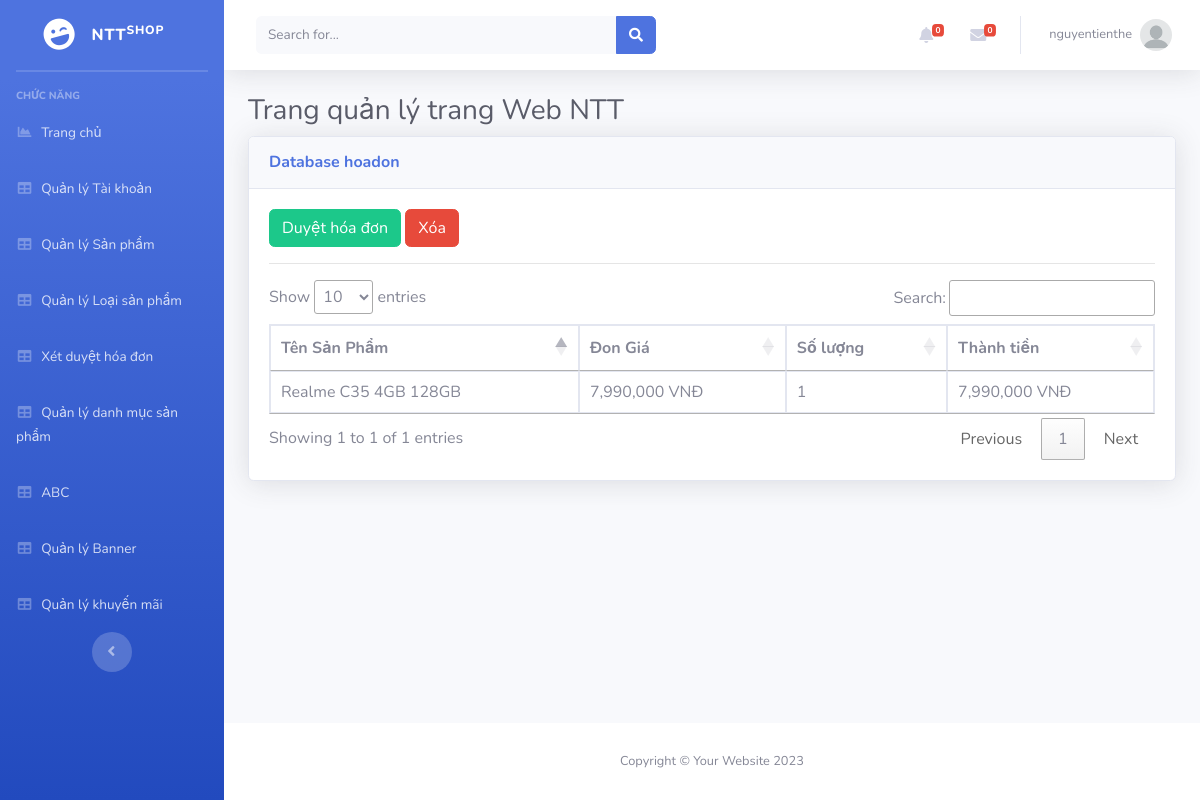
The app's page /Admin/index.php?mod=hoadon&act=chitiet&id=10 (signed in) with its own data.
### tables this page shows
CREATE TABLE `chitiethoadon` (
  `MaHD` int(11) NOT NULL,
  `MaSP` int(11) NOT NULL,
  `SoLuong` int(11) NOT NULL,
  `DonGia` float NOT NULL
);

CREATE TABLE `sanpham` (
  `MaSP` int(11) NOT NULL,
  `MaLSP` int(11) NOT NULL,
  `MaDM` int(11) NOT NULL,
  `TenSP` varchar(70) NOT NULL,
  `DonGia` int(11) NOT NULL,
  `SoLuong` int(10) UNSIGNED NOT NULL DEFAULT 1,
  `HinhAnh1` varchar(200) NOT NULL,
  `HinhAnh2` varchar(255) DEFAULT NULL,
  `HinhAnh3` varchar(255) DEFAULT NULL,
  `MaKM` int(11) NOT NULL,
  `ManHinh` varchar(50) DEFAULT NULL,
  `HDH` varchar(50) DEFAULT NULL,
  `CamSau` varchar(50) DEFAULT NULL,
  `CamTruoc` varchar(50) DEFAULT NULL,
  `CPU` varchar(50) DEFAULT NULL,
  `Ram` varchar(50) DEFAULT NULL,
  `Rom` varchar(50) DEFAULT NULL,
  `SDCard` varchar(50) DEFAULT NULL,
  `Pin` varchar(50) DEFAULT NULL,
  `SoSao` int(11) NOT NULL,
  `SoDanhGia` int(11) NOT NULL,
  `TrangThai` int(11) NOT NULL,
  `MoTa` text NOT NULL,
  `ThoiGian` datetime DEFAULT NULL
);

### Admin/MVC/controllers/HoadonController.php (called while the page is built, shortened)
<?php
require_once("MVC/models/hoadon.php");
class HoaDonController
{
    var $hoadon_model;
    public function __construct()
    {
        $this->hoadon_model = new Hoadon();
    }
    function chitiet()
    {
        $id = isset($_GET['id']) ? $_GET['id'] : 1;
        $data = $this->hoadon_model->chitiethoadon($id);
        require_once("MVC/Views/Admin/index.php");
    }
}

### Admin/MVC/Models/connection.php (called while the page is built, shortened)
<?php
    class Connection{
        function __construct()
        {
            $severname ="localhost";
            $username ="root";
            $password ="";
            $db_name ="ntt_shop";
            $this->conn = new mysqli($severname,$username,$password,$db_name);
        }
    }
?>

### Admin/MVC/Models/model.php (called while the page is built, shortened)
<?php
require_once("connection.php");
class Model
{
    function __construct()
    {
        $conn_obj = new Connection();
        $this->conn = $conn_obj->conn;
    }
}

### Admin/MVC/Models/hoadon.php (called while the page is built, shortened)
<?php
require_once("model.php");
class Hoadon extends Model
{
    function chitiethoadon($id){
        $query = "select ct.*, s.TenSP as Ten from chitiethoadon as ct, sanpham as s where ct.MaSP = s.MaSP and ct.MaHD = $id ";
        require("result.php");
        return $data;
    }
}

### Admin/MVC/Models/result.php (called while the page is built)
<?php
$result = $this->conn->query($query);
$data = array();
while ($row = $result->fetch_assoc()) {
    $data[] = $row;
}
?>

### Admin/MVC/Views/hoadon/detail.php (the view, shortened to what this page needs)
<?php if(isset($data) and $data != null){ ?>
<a href="?mod=hoadon&act=xetduyet&id=<?= $data['0']['MaHD'] ?>" class="btn btn-success">Duyệt hóa đơn</a>
<a href="?mod=hoadon&act=delete&id=<?= $data['0']['MaHD'] ?>" onclick="return confirm('Bạn có thật sự muốn xóa ?');" type="button" class="btn btn-danger">Xóa</a>
<?php } ?>
<hr>
<table class="table table-bordered" id="dataTable" width="100%" cellspacing="0">
    <thead>
        <tr>
            <th scope="col">Tên Sản Phẩm</th>
            <th scope="col">Đon Giá</th>
            <th scope="col">Số lượng</th>
            <th scope="col">Thành tiền</th>
        </tr>
    </thead>
    <tbody>
        <?php foreach ($data as $row) { ?>
            <tr>
                <td><?= $row['Ten'] ?></td>
                <td><?= number_format($row['DonGia']) ?> VNĐ</td>
                <td><?= $row['SoLuong'] ?></td>
                <td><?= number_format($row['DonGia'] * $row['SoLuong']) ?> VNĐ</td>
            </tr>
        <?php } ?>
</table>

### records on screen
chitiethoadon: MaSP.TenSP "Realme C35 4GB 128GB", DonGia "7,990,000", SoLuong "1", $row['DonGia'] * $row['SoLuong'] "7,990,000"

### other values on screen
$_SESSION['login']['TaiKhoan'] "nguyentienthe"
$mod "hoadon"
